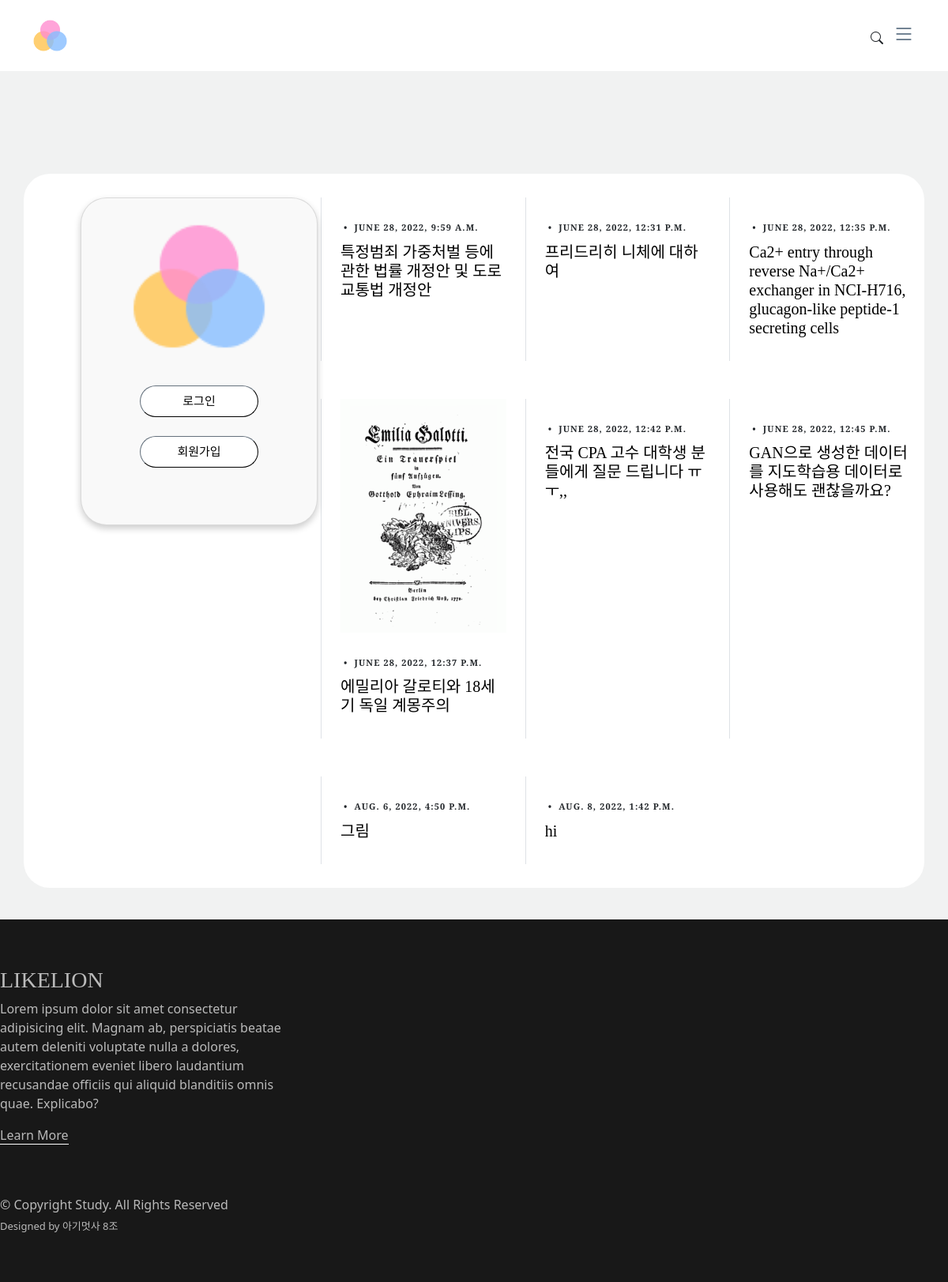
The page / on the database its author committed.
### MainApp/models.py (models this page shows, shortened)
class Blog(models.Model):
    title = models.CharField(max_length=200)
    body = models.TextField()
    category1 = models.CharField(max_length=100, null=True)
    category2 = models.CharField(max_length=100, null=True)
    photo = models.ImageField(blank=True, null=True, upload_to='blog_photo')
    date = models.DateTimeField(auto_now_add=True)
    user = models.ForeignKey(settings.AUTH_USER_MODEL, on_delete=models.SET_NULL, null=True)

### MainApp/views.py (the view)
# urls.py: path('', views.home, name ='home'),
def home(request):
    if not request.user.is_authenticated:
        posts=Blog.objects.all()
    else:
        posts=Blog.objects.filter(user=request.user)
    fields=CategoryTree.objects.all()
    if request.user.is_authenticated:
        info=Individual_info()
        info=Individual_info.objects.filter(user=request.user)
        return render(request, 'index.html',{'fields':fields,'posts':posts,'info':info})
    else:
        return render(request, 'index.html',{'fields':fields,'posts':posts,})

### MainApp/templates/index.html (shortened to what this page needs)
{% extends 'base.html' %}
{% load static %}
{% block content %}
  <main id="main">
    <section id="posts" class="posts">
      <div class="container" data-aos="fade-up">
        <div class="row g-5">
          <div class="col-lg-4">
            <div>
              <div class="post-entry-1 lg">
                <div class="profile"> <div class="card p-4">
                  <div class=" image d-flex flex-column justify-content-center align-items-center">
                    {% if user.is_authenticated %}
                    <button class="btn btn-secondary"> <img class="profile_img" src="{{info.photo.url}}" height="100" width="100" /></button>
                    <ol style="padding-left: 0px;">
                      <span class="name mt-3">{{ user.username }}</span>
                      <span class="idd d-flex flex-row justify-content-center align-items-center gap-2" ><br>
                      {{user.university}}</br></span>
                      <div class="d-flex flex-row justify-content-center align-items-center gap-2">
                        <span class="idd1">{{user.major}}</span>
                        <span><i class="fa fa-copy"></i></span>
                      </div>
                      <div class="d-flex flex-row justify-content-center align-items-center gap-2">
                        <span class="idd1">헤드헌터 : {{user.is_headhunter}}</span>
                       </div>
                      <div class="d-flex flex-row justify-content-center align-items-center gap-2">
                         <span class="idd1">학생 : {{user.is_student}}</span>
                      </div>
                      <div class="d-flex flex-row justify-content-center align-items-center gap-2">
                        <span class="idd1">구직중 : {{user.is_looking_job}}</span>
                      </div>
                      </ol>
                      <div class="d-flex flex-row justify-content-center align-items-center mt-3">
                        <span class="number">{{ info.posting_num }} <span class="follow">포스팅</span></span>
                        <a href="{% url 'write' %}" class="write">
                        <img id="bigger" src='{% static "/img/pencil-square.svg" %}' alt="">
                        </a>
                      </div>
                      <ol style="padding-left: 0px;">
                        <div class=" d-flex mt-2"> <a href="{% url 'profilesettings' %}"><button class="btn1 btn-dark">프로필 수정</button></a> </div>
                      </ol>
                      <div class="text mt-3"></div>
                      </div>
                    </div>
                    {% else %}
                    <a href="{% url 'home' %}" class="logo align-items-center">
                      <img src='{% static "/img/🦆 icon _color shapes_ (1).png" %}' alt="" style="width: 170px;">
                    </a>
                  <div class=" d-flex mt-2"> <a class="nav-link" href="{% url 'common:login' %}"><button class="btn1 btn-dark">로그인</button></a> </div>
                  <div class=" d-flex mt-2"> <a class="nav-link" href="{% url 'common:signup' %}"><button class="btn1 btn-dark">회원가입</button></a> </div>
                  <div class="gap-3 mt-3 icons d-flex flex-row justify-content-center align-items-center"> </div> </div> </div>
                {% endif %}
            </div>
            </div>
        </div>
      </div>
          <div class="col-lg-8">
            <div class="row g-5">
              {% for post in posts %}
              <div class="col-lg-4 border-start custom-border">
                <div class="post-entry-1">
                  <a href="{% url 'singlepost' post.id %}">
                    {% if post.photo %}
                    <img src="{{ post.photo.url }}"  alt="" class="img-fluid">
                    {% else %}
                    <img src="{% static '/img\elephant-icon-11586 (1).jpg' %}" alt="" class="img-fluid">
                    {% endif %}
                  </a>
                  <div class="post-meta"><span class="mx-1">&bullet;</span> <span>{{post.date}}</span></div>
                  <h2><a href="{% url 'singlepost' %}">{{post.title}}</a></h2>
                </div>
              </div>
              {% endfor %}
            </div>
          </div>
        </div>
      </div>
    </section>
  </main>
{% endblock %}

### MainApp/static/css/variables.css (style rules this page uses)
:root { --font-default: 'EB Garamond', system-ui, -apple-system, "Segoe UI", Roboto, "Helvetica Neue", Arial, "Noto Sans", "Liberation Sans", sans-serif, "Apple Color Emoji", "Segoe UI Emoji", "Segoe UI Symbol", "Noto Color Emoji"; --font-primary: 'EB Garamond', serif; --font-secondary: 'Inter', sans-serif; --color-default: #212529; --color-default-rgb: 33, 37, 41; --color-links: #212529; --color-links-hover: #15171a; --color-primary: #212529; --color-primary-light: #26282c; --color-primary-dark: #0b0c0e; --color-primary-rgb: 33, 37, 41; --color-primary-light-rgb: 38, 40, 44; --color-primary-dark-rgb: 11, 12, 14; --color-secondary: #596d80; --color-secondary-light: #8498aa; --color-secondary-dark: #404f5c; --color-secondary-rgb: 89, 109, 128; --color-secondary-light-rgb: 132, 152, 170; --color-secondary-dark-rgb: 64, 79, 92; --color-blue: #0d6efd; --color-blue-rgb: 13, 110, 253; --color-indigo: #6610f2; --color-indigo-rgb: 102, 16, 242; --color-purple: #6f42c1; --color-purple-rgb: 111, 66, 193; --color-pink: #f3268c; --color-pink-rgb: 243, 38, 140; --color-red: #df1529; --color-red-rgb: 223, 21, 4; --color-orange: #fd7e14; --color-orange-rgb: 253, 126, 20; --color-yellow: #ffc107; --color-yellow-rgb: 255, 193, 7; --color-green: #059652; --color-green-rgb: 5, 150, 82; --color-teal: #20c997; --color-teal-rgb: 32, 201, 151; --color-cyan: #0dcaf0; --color-cyan-rgb: 13, 202, 240; --color-white: #ffffff; --color-white-rgb: 255, 255, 255; --color-gray: #6c757d; --color-gray-rgb: 108, 117, 125; --color-black: #000000; --color-black-rgb: 0, 0, 0; }
:root { --bs-blue: var(--color-blue); --bs-indigo: var(--color-indigo); --bs-purple: var(--color-purple); --bs-pink: var(--color-pink); --bs-red: var(--color-red); --bs-orange: var(--color-orange); --bs-yellow: var(--color-yellow); --bs-green: var(--color-green); --bs-teal: var(--color-teal); --bs-cyan: var(--color-cyan); --bs-white: var(--color-white); --bs-gray: var(--color-gray); --bs-gray-dark: #343a40; --bs-gray-100: #f8f9fa; --bs-gray-200: #e9ecef; --bs-gray-300: #dee2e6; --bs-gray-400: #ced4da; --bs-gray-500: #adb5bd; --bs-gray-600: #6c757d; --bs-gray-700: #495057; --bs-gray-800: #343a40; --bs-gray-900: #212529; --bs-primary: var(--color-blue); --bs-secondary: var(--color-blue); --bs-success: #198754; --bs-info: #0dcaf0; --bs-warning: #ffc107; --bs-danger: #dc3545; --bs-light: #f8f9fa; --bs-dark: #212529; --bs-primary-rgb: var(--color-primary-rgb); --bs-secondary-rgb: var(--color-secondary-rgb); --bs-success-rgb: 25, 135, 84; --bs-info-rgb: 13, 202, 240; --bs-warning-rgb: 255, 193, 7; --bs-danger-rgb: 220, 53, 69; --bs-light-rgb: 248, 249, 250; --bs-dark-rgb: 33, 37, 41; --bs-white-rgb: var(--color-white-rgb); --bs-black-rgb: var(--color-black-rgb); --bs-body-color-rgb: var(--color-default-rgb); --bs-body-bg-rgb: 255, 255, 255; --bs-font-sans-serif: var(--font-default); --bs-font-monospace: SFMono-Regular, Menlo, Monaco, Consolas, "Liberation Mono", "Courier New", monospace; --bs-gradient: linear-gradient(180deg, rgba(255, 255, 255, 0.15), rgba(255, 255, 255, 0)); --bs-body-font-family: var(--font-default); --bs-body-font-size: 1rem; --bs-body-font-weight: 400; --bs-body-line-height: 1.5; --bs-body-color: var(--color-default); --bs-body-bg: #fff; }

### rows shown on the page
Blog: date "JUNE 28, 2022, 9:59 A.M.", title "특정범죄 가중처벌 등에 관한 법률 개정안 및 도로교통법 개정안"
Blog: date "JUNE 28, 2022, 12:31 P.M.", title "프리드리히 니체에 대하여"
Blog: date "JUNE 28, 2022, 12:35 P.M.", title "Ca2+ entry through reverse Na+/Ca2+ exchanger in NCI-H716, glucagon-like peptide-1 secreting cells"
Blog: photo (picture), date "JUNE 28, 2022, 12:37 P.M.", title "에밀리아 갈로티와 18세기 독일 계몽주의"
Blog: date "JUNE 28, 2022, 12:42 P.M.", title "전국 CPA 고수 대학생 분들에게 질문 드립니다 ㅠㅜ,,"
Blog: date "JUNE 28, 2022, 12:45 P.M.", title "GAN으로 생성한 데이터를 지도학습용 데이터로 사용해도 괜찮을까요?"
Blog: date "AUG. 6, 2022, 4:50 P.M.", title "그림"
Blog: date "AUG. 8, 2022, 1:42 P.M.", title "hi"
